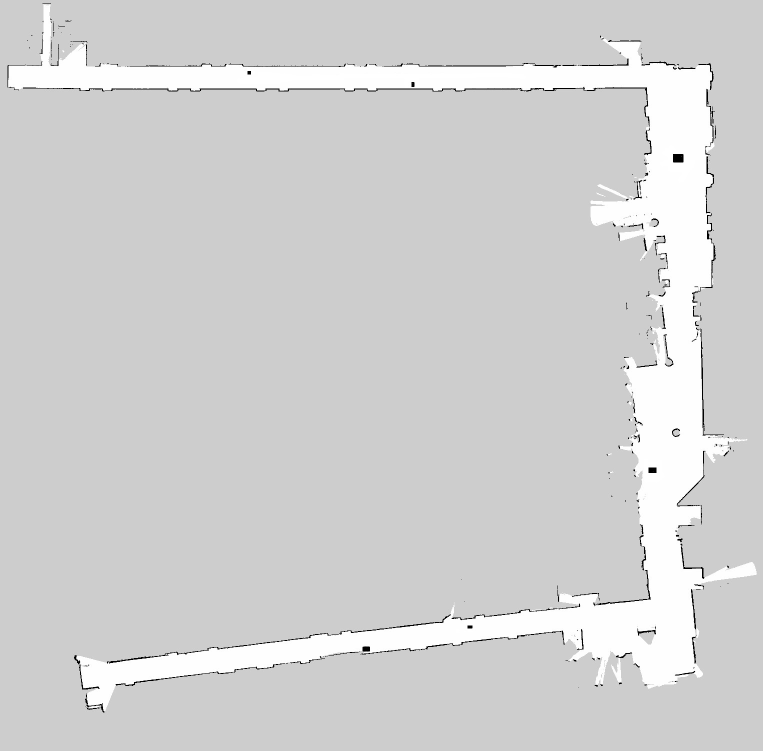
#> input picture obstacle.jpg, 1525 x 1501 px (shown at 1/2 size)
$ jupyter execute --allow-errors obstacle_modified_video.ipynb
#> lines starting #> are read from the running program, lines starting #| are printed output that depends on the picture; after the words box and inside, x2 and y2 are one past the last pixel; in counts of white or black regions, pixels touching at a corner belong together
[cell 1]
import cv2
import numpy as np
import matplotlib.pyplot as plt
import math
from scipy.spatial import distance

[cell 2]
class node:
    def __init__(self, x, y, xPre, yPre, dist=0, indPre=0):
        self.x = [x]
        self.y = [y]
        self.xPre = [xPre]
        self.yPre = [yPre]
        self.dist = [dist]
        self.indPre = [indPre]

class path:
    def __init__(self, x, y):
        self.x = [x]
        self.y = [y]

[cell 3]
# [22 lines left out: function line_check, not called in this run]

def check_in_boundary(axis, gray_img, limit_range):
    y_list = np.arange(int(axis[1])-limit_range, int(axis[1])+limit_range)
    x_list = np.arange(int(axis[0])-limit_range, int(axis[0])+limit_range)
    for y in y_list:
        for x in x_list:
            gray_num = gray_img[y][x][0]
            if gray_num <= 205:
                return 1
    return 0

# [40 lines left out: functions recursive_refine, PathRefine, not called in this run]

[cell 4]
def sqrt_mse(front, back):
    return math.sqrt(2*((math.pow(front[0]-back[0], 2)) + math.pow(front[1]-back[1], 2)))

def interval_check(front, waypoint, tmp_interval):
    real_interval = sqrt_mse(front, waypoint)
    if real_interval < (tmp_interval-10) or real_interval > (tmp_interval+10):
        return 1
    else:
        return 0
def y_check(pre, cur):
    if cur[1] <= pre[1]+5 and cur[1] >= pre[1]-5:
        return 1
    return 0

def x_check(pre, cur):
    if cur[0] <= pre[0]+5 and cur[0] >= pre[0]-5:
        return 1
    return 0

def rand_check(rand_axis, benchmark, angle):
    rand_angle = math.degrees(math.atan2(rand_axis[1]-benchmark[1],rand_axis[0]-benchmark[0]))
    if rand_angle < (angle-theta) or rand_angle > (angle+theta):
        return 1
    else:
        return 0

[cell 5]
def create_waypoint(m, interval):
    global count
    ax.imshow(img)
    x_way = []
    number = int(sqrt_mse(START[m], END[m]) / interval)
    while True:
        if m == 0 or m == 2:
            if len(x_way) == 0:
                x_way_rand = [START[m][0] + (END[m][0]-START[m][0])* np.random.rand(1), START[m][1] + (END[m][1]-START[m][1])* np.random.rand(1)]
                IntervalCheck = interval_check(START[m], x_way_rand, interval)
                AxisCheck = y_check(START[m], x_way_rand)
            else:
                x_way_rand = [pre_x_way[0] + (END[m][0]-pre_x_way[0])* np.random.rand(1), START[m][1] + (END[m][1]-START[m][1])* np.random.rand(1)]
                IntervalCheck = interval_check(pre_x_way, x_way_rand, interval)
                AxisCheck = y_check(pre_x_way, x_way_rand)
        elif m == 1:
            if len(x_way) == 0:
                x_way_rand = [START[m][0] + (END[m][0]-START[m][0])* np.random.rand(1), START[m][1] + (END[m][1]-START[m][1])* np.random.rand(1)]
                IntervalCheck = interval_check(START[m], x_way_rand, interval)
                AxisCheck = x_check(START[m], x_way_rand)
            else:
                x_way_rand = [START[m][0] + (END[m][0]-START[m][0])* np.random.rand(1), pre_x_way[1] + (END[m][1]-pre_x_way[1])* np.random.rand(1)]
                IntervalCheck = interval_check(pre_x_way, x_way_rand, interval)
                AxisCheck = x_check(pre_x_way, x_way_rand)
        CheckInBoundWaypoint = check_in_boundary(x_way_rand, gray_img, 15)

        if CheckInBoundWaypoint == 1 or IntervalCheck == 1 or AxisCheck == 1:
            continue

        x_way.append(x_way_rand)
        pre_x_way = x_way_rand
        ax.plot(x_way_rand[0], x_way_rand[1], 'md', markersize = 10, linewidth=1)
        fig.savefig('img/' + str(count) + '.jpg')
        count += 1

        if len(x_way) == number:
            return x_way

def prepare_waypoint(interval):
    user_waypoint = []
    user_waypoint_angle = []
    user_waypoint.append(START[0])
    user_waypoint = user_waypoint + create_waypoint(0, interval) + create_waypoint(1, interval) + create_waypoint(2, interval)
    user_waypoint.append(END[2])
    for j in range(len(user_waypoint)-1):
        angle = math.degrees(math.atan2(user_waypoint[j+1][1]-user_waypoint[j][1],user_waypoint[j+1][0]-user_waypoint[j][0]))
        user_waypoint_angle.append(angle)

    control_key = len(user_waypoint)-1
    return [user_waypoint, user_waypoint_angle, control_key]

[cell 6]
def RRT(node, path, start, end, interval, range_num):
    global count
    count = 0
    u = 0
    ax.imshow(img)
    user_waypoint, user_waypoint_angle, control_key = prepare_waypoint(interval)

    for i in range(1, range_num):
        if i % int(range_num / control_key) == 0 and (i / int(range_num / control_key)) != control_key:
            u += 1

        x_rand = [user_waypoint[u][0] + (user_waypoint[u+1][0]-user_waypoint[u][0])* np.random.rand(1), user_waypoint[u][1] + (user_waypoint[u+1][1]-user_waypoint[u][1])* np.random.rand(1)]

        RandCheck = rand_check(user_waypoint[u+1], user_waypoint[u], user_waypoint_angle[u])

        if RandCheck == 1:
            continue

        min_dist = 9999999
        near_iter = 0
        N = len(node.x)

        for j in range(N):
            x_near = [node.x[j], node.y[j]]
            dist = distance.euclidean(x_rand, x_near)
            if min_dist > dist:
                min_dist = dist
                near_iter = j

        x_near = [node.x[near_iter], node.y[near_iter]]

        near_rand = [x_rand[0]-x_near[0], x_rand[1]-x_near[1]]
        normlized = [near_rand[0] / distance.euclidean(x_rand, x_near)*stepsize, near_rand[1] / distance.euclidean(x_rand, x_near)*stepsize]
        x_new = [x_near[0] + normlized[0], x_near[1] + normlized[1]]

        CheckInBoundNew = check_in_boundary(x_new, gray_img, 10)
        LineCheck = line_check(x_new, x_near, gray_img)

        if CheckInBoundNew == 1 or LineCheck == 1:
            continue

        ax.plot([x_near[0], x_new[0]], [x_near[1], x_new[1]], 'b-', linewidth=2)
        if i % 4 == 0:
            fig.savefig('img/' + str(count) + '.jpg')
            count += 1

        node.x.append(x_new[0])
        node.y.append(x_new[1])
        node.xPre.append(x_near[0])
        node.yPre.append(x_near[1])
        node.dist.append(distance.euclidean(x_new, x_near))
        node.indPre.append(near_iter)

        if distance.euclidean(x_new, end) < 0.001:
            break

    if True:
        path.x[0] = end[0]
        path.y[0] = end[1]
        path.x.append(node.x[-1])
        path.y.append(node.y[-1])
        path_index = node.indPre[-1]

        while True:
            path.x.append(node.x[path_index])
            path.y.append(node.y[path_index])
            path_index = node.indPre[path_index]
            if path_index == 0:
                break

        path.x.append(start[0])
        path.y.append(start[1])
        Range_Num = len(path.x)
        for j in range(1, Range_Num):
            ax.plot([path.x[j], path.x[j-1]], [path.y[j], path.y[j-1]], 'r:', linewidth=2)
        fig.savefig('img/' + str(count) + '.jpg')
        count += 1
    else:
        print('no path to end')

[cell 7]
def set_params():
    global stepsize, robot, goal, v, pos, START, END, theta
    stepsize = 10
    robot = [50, 150]
    goal = [220, 1350]
    theta = 15
    START = [[50, 130], [1300, 130], [1400, 1250]]
    END = [[1400, 180], [1400, 1300], [220, 1360]]
    v = node(robot[0], robot[1], robot[0], robot[1])
    pos = path(0, 0)

[cell 8]
def station():
    set_params()
    global img, gray_img, fig, ax
    img = cv2.imread('obstacle.jpg')
#> img is the input picture: shape (1501, 1525, 3); min 0, max 255, mean 209.3

    gray_img = np.asarray(img)
    gray = cv2.cvtColor(img, cv2.COLOR_RGB2GRAY)
    ret, binary = cv2.threshold(gray, 127, 255, cv2.THRESH_BINARY)
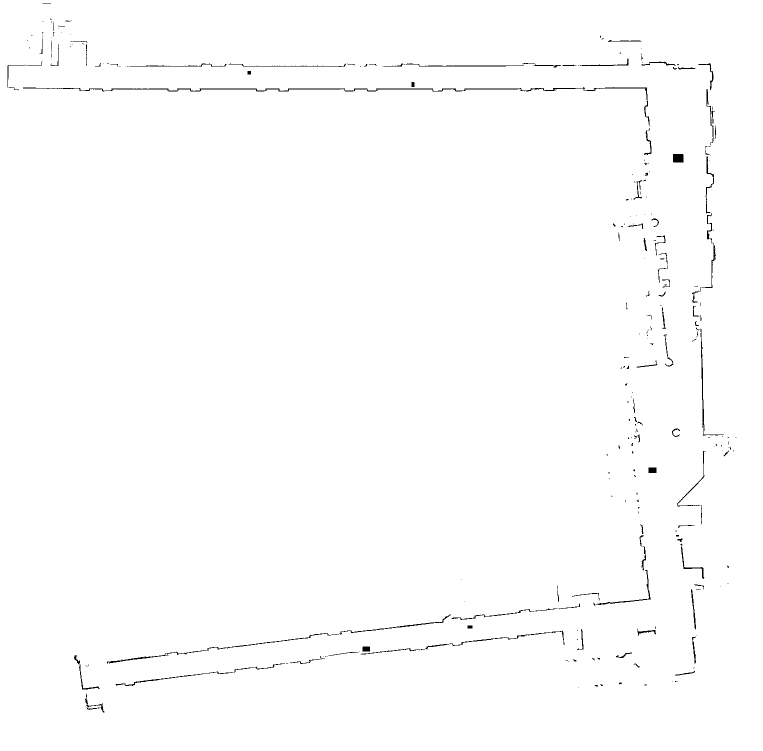
#> binary: shape (1501, 1525) (shown at 1/2 size); 99.3% white; black in thin lines or dots
    binary = cv2.bitwise_not(binary)
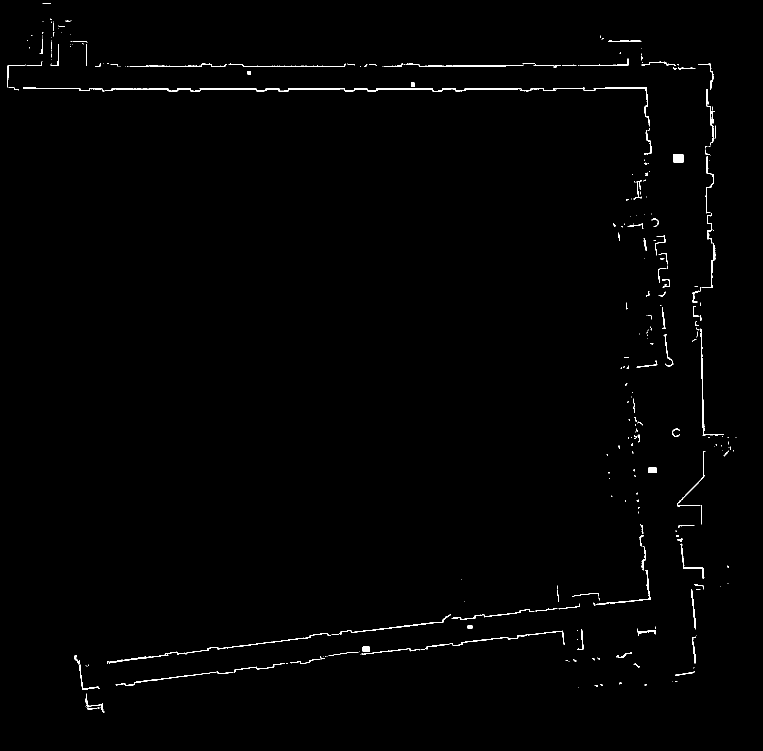
#> binary: shape (1501, 1525) (shown at 1/2 size); 0.72% white in thin lines or dots

    fig, ax = plt.subplots(figsize=(20, 20))
    ax.set_title('Local map with an obstacle and line constraints', fontsize=40)
    ax.imshow(img)

    ax.set_xlim([0, 1500])
    ax.set_ylim([0, 1440])

    ax.plot(robot[0], robot[1], 'rd', markersize = 10, linewidth=1)
    ax.plot(goal[0], goal[1], 'rd', markersize = 10, linewidth=1)

    RRT(v, pos, robot, goal, 250, 4501)
#> the loop in create_waypoint, `while True:` made 3618 passes
#> CheckInBoundWaypoint on passes 1 to 3: 1, 0, 0
#> after the loop in create_waypoint, `while True:`: count = 7; x_way = [[[227.2], [160.2]], [[407.5], [152.2]], [[581.6], [160.2]], [[763.7], [152]], [[936.6], [162]], [[1111.6], [154.3]], [[1293.3], [148.5]]]
#> the loop in create_waypoint, `while True:` made 362 passes
#> (x_way_rand, IntervalCheck, AxisCheck, CheckInBoundWaypoint) on passes 16 to 27: ([[1320.3], [661.6]], 1, 0, 1), ([[1313.1], [1233.7]], 1, 0, 0), ([[1391], [723.9]], 1, 0, 1), ([[1349.2], [338.3]], 1, 0, 1), ([[1383.9], [1074.9]], 1, 0, 1), ([[1339.3], [763.8]], 1, 0, 0), ([[1365.9], [752]], 1, 0, 0), ([[1327.3], [579.7]], 1, 0, 1), ([[1351.7], [1294.4]], 1, 0, 0), ([[1349], [331.8]], 1, 0, 1), ([[1393.9], [588.4]], 1, 1, 1), ([[1304], [348.8]], 1, 0, 1)
#> (x_way_rand, IntervalCheck, AxisCheck) on passes 61 to 66: ([[1384.7], [1127.2]], 1, 0), ([[1313.4], [1107]], 1, 0), ([[1351.1], [606]], 1, 0), ([[1310.8], [881.9]], 1, 0), ([[1378], [1182.8]], 1, 0), ([[1397.2], [400.9]], 1, 1)
#> after the loop in create_waypoint, `while True:`: count = 13; x_way = [[[1398.7], [274.6]], [[1370.4], [446.7]], [[1353.1], [616.2]], [[1308.1], [786]], [[1348.6], [964]], [[1311.4], [1138.5]]]
#> the loop in create_waypoint, `while True:` made 2717 passes
#> after the loop in create_waypoint, `while True:`: count = 19; x_way = [[[1229], [1280.7]], [[1051.6], [1250.6]], [[881.5], [1272.8]], [[707.1], [1285.6]], [[534.9], [1304.2]], [[363.4], [1328.4]]]
#> after the loop in RRT, `for i in range(1, range_num):`: count = 19; node.dist = [0]; node.x = [50]; node.y = [150]; u = 0
'''
    Final_path = PathRefine(pos)
    final_length = len(Final_path[0])

    for i in range(final_length-1):
        ax.plot([Final_path[0][i], Final_path[0][i+1]], [Final_path[1][i], Final_path[1][i+1]],  'k--', linewidth=2)
'''

$ run again, with lab.pgm saved as obstacle.jpg
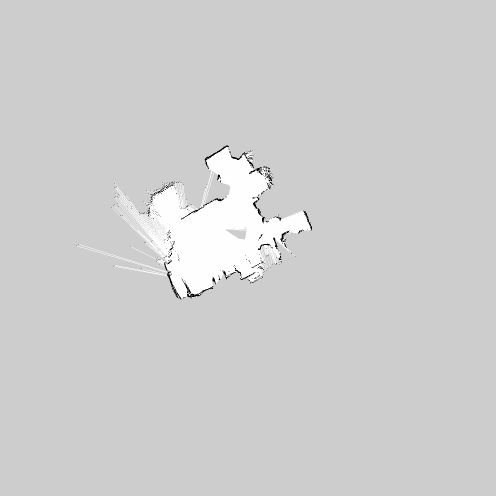
#> input picture lab.pgm, 992 x 992 px (shown at 1/2 size)
#> in station, img is the input picture: shape (992, 992, 3); min 0, max 255, mean 206.7
#> in station, `ret, binary = cv2.threshold(gray, 127, 255, cv2.THRESH_BINARY)`:
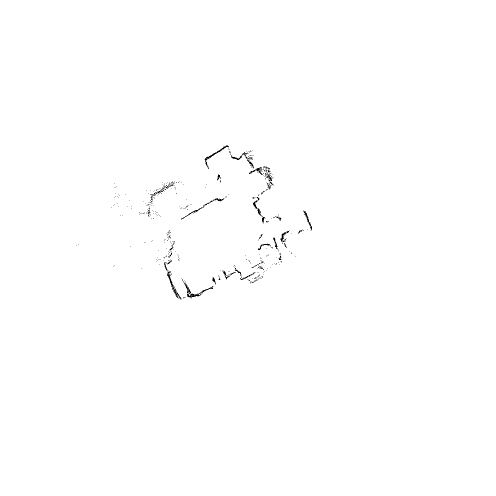
#> binary: shape (992, 992) (shown at 1/2 size); 99.7% white; black in thin lines or dots, all inside (x1, y1, x2, y2) = (152, 291, 624, 599)
#> in station, `binary = cv2.bitwise_not(binary)`:
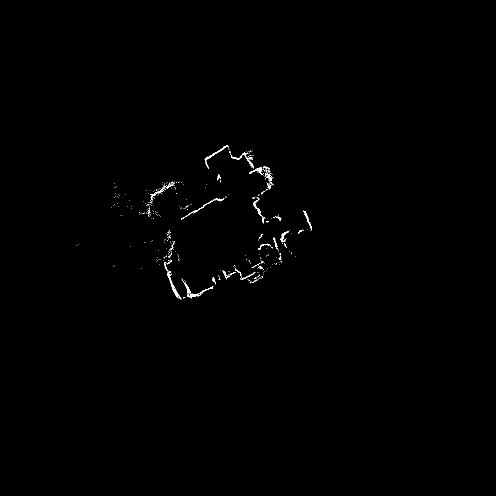
#> binary: shape (992, 992) (shown at 1/2 size); 0.34% white in thin lines or dots, all inside (x1, y1, x2, y2) = (152, 291, 624, 599)
#> after the loop in create_waypoint, `while True:`: count = 0; x_way = []
